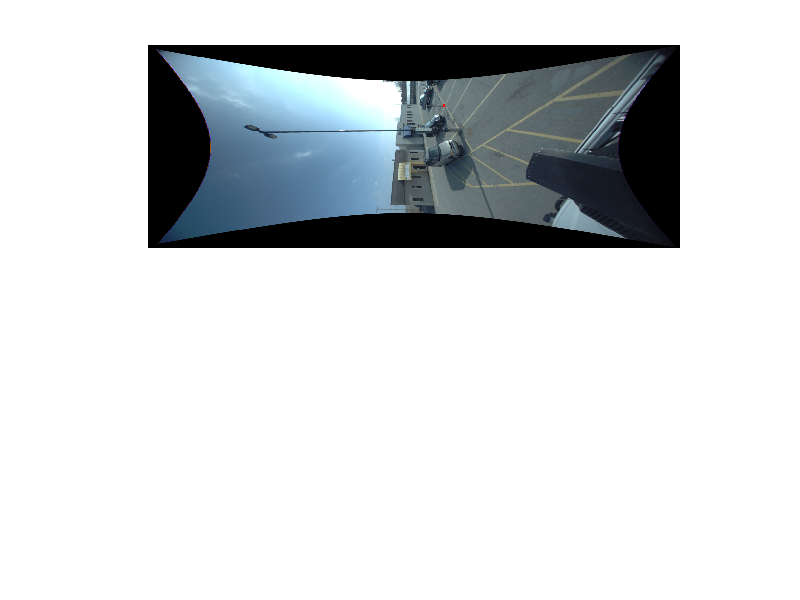

This figure's MATLAB source: (Note: this script raises an error after producing the figure.)
clear all;
load('data_epipolar.mat');
subplot(2,1,1);
imshow(s.Image1); hold on;
plot(s.pointOfInterest(1),s.pointOfInterest(2),'r.');
p1=[s.pointOfInterest(1) s.pointOfInterest(2) 1]';
K1=s.K1; K2=s.K2;
T_1hc=transform(s.X_hc1);
T_2hc=transform(s.X_hc2);
H=T_2hc^(-1)*(T_1hc);
R=H(1:3,1:3);
T=H(1:3,4);
S=[0 -T(3) T(2);
   T(3) 0 -T(1);
  -T(2) T(1) 0];
L=inv(K2)'*S*R*inv(K1)*p1;
subplot(2,1,2);
imshow(s.Image2); hold on;
ly=1:1:616;
lx=-(L(2)*ly+L(3))/L(1);
plot(lx,ly,'r');
